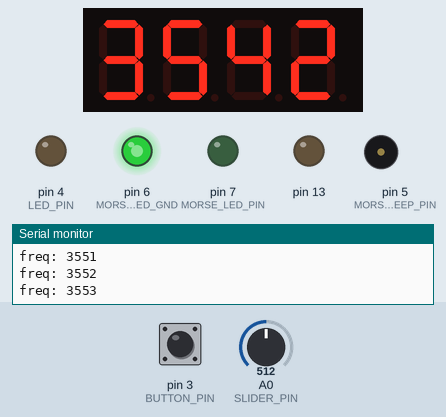
Recording of a program running on a simulated Arduino Nano, built with avr-gcc and run on an emulated ATmega328P. Shown: 4-digit seven-segment display, output pins drawn as LEDs (lit = HIGH), buzzer (waves = sounding, pin HIGH), the last lines printed to the serial monitor. Dashed ring = blinking. The inputs (shaded band) are chosen by the test bench; at power-on: pin 3 (BUTTON_PIN) HIGH, A0 (SLIDER_PIN) = 512. Random numbers use the default seed unless the program sets one.

Above: at 1.2 s.
1.3 s: pin 3 (BUTTON_PIN) pulled LOW for 0.15 s
At 3.02 s:
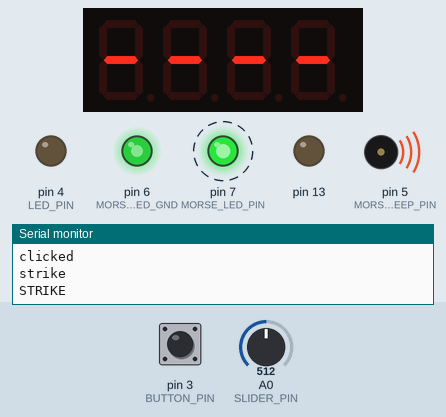
4.4 s: A0 (SLIDER_PIN) set to 537
At 7.03 s:
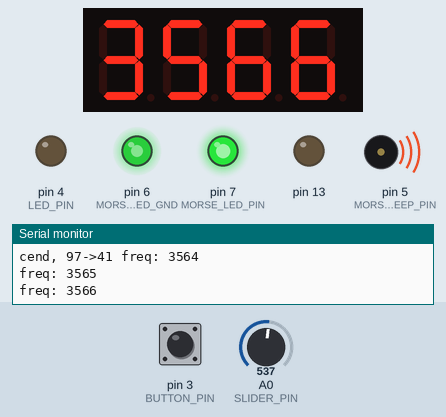
7.4 s: A0 (SLIDER_PIN) set to 716
At 8.6 s:
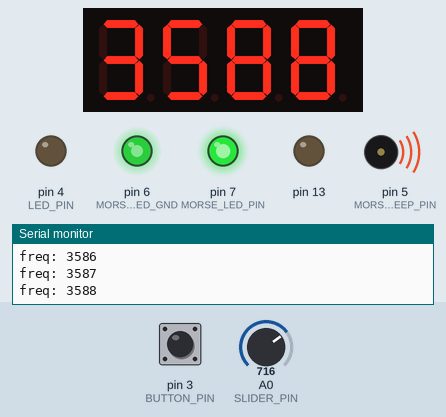
9.0 s: A0 (SLIDER_PIN) set to 900
At 11.3 s:
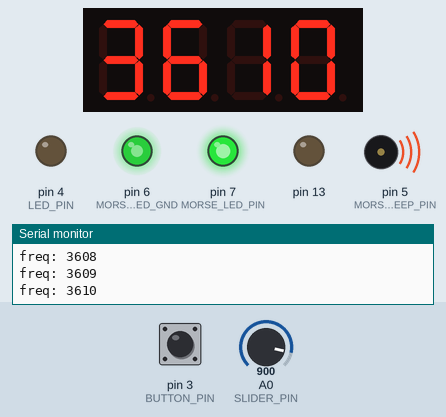
Timing chart, 0 to 11.6 s (numbered marks = the images above; inputs shaded):
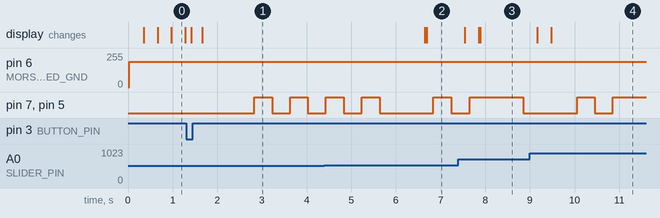

The program:

main.cpp
```cpp
#include <Arduino.h>
#include <TM1637Display.h>
#include <avdweb_Switch.h>

#define debug
#include <debug.h>
#include "game.h"
#include <words.h>
#include <morse.h>

// ---- forward declarations
void initGame();
byte getSlider();
void poll();

// RGB LED
const uint8_t LED_PIN = 4;
// Game framework
Game game(ModuleTag::MORSE, LED_PIN);

const uint8_t MORSE_BEEP_PIN = 5;
const uint8_t SLIDER_PIN = 0; // this is a0
const uint8_t BUTTON_PIN = 3;

const uint8_t MORSE_LED_PIN = 7;
const uint8_t MORSE_LED_GND = 6;

const uint8_t CLK = 8;
const uint8_t DIO = 9;
// 7-Segment LED Display
const uint8_t TTD[] = {SEG_F | SEG_G | SEG_E | SEG_D};
const uint8_t MND[] = {SEG_G};

Switch btn = Switch(BUTTON_PIN); // Button north
TM1637Display display = TM1637Display(CLK, DIO);
Morse morse = Morse(MORSE_LED_PIN, MORSE_BEEP_PIN, 250);

byte sbr = 1;

void setup()
{
  //  initDebug();
  Serial.begin(115200);

  pinMode(MORSE_LED_PIN, OUTPUT);
  pinMode(MORSE_LED_GND, OUTPUT);
  pinMode(MORSE_BEEP_PIN, OUTPUT);

  game.init();

  initGame();

  display.clear();
  display.setBrightness(7);
}

WordFrequency wordFreq;

void initGame()
{
  randomSeed(analogRead(0));
  byte idx = random(WORD_COUNT);
  wordFreq = wordset[idx];
  dbgOut(F("word: "));
  dbgOut(wordFreq.word);
  dbgOut(F(", freq:"));
  dbgOutLn2(wordFreq.frq, DEC);
  switch (game.getGameDifficulty())
  {
  case Difficulty::SIMPLE:
  case Difficulty::NUM_DIFF:
    morse.setDitLength(400);
    break;
  case Difficulty::MEDIUM:
    morse.setDitLength(250);
    break;
  case Difficulty::HARD:
    morse.setDitLength(150);
    break;
  }
  dbgOut(F("set dit length: "));
  dbgOutLn(morse.getDitLength());
  game.arm();
  sbr = 0;
}

long freq, sfreq;
char buf[10];
unsigned long striketime = 0;

void loop()
{
  poll();

  if (game.isState(ModuleState::ARMED) && morse.finished())
  {
    dbgOutLn("new message");
    wordFreq.word.toCharArray(buf, 10);
    morse.sendMessage(buf);
  }

  if (striketime > millis())
  {
    return;
  }

  //  freq = map(getSlider(), 0, 128, frqBase, frqBase + 128);
  freq = getSlider() + frqBase;
  if (freq != sfreq)
  {
    dbgOut("freq: ");
    dbgOutLn2(freq, DEC);
    sfreq = freq;
    display.showNumberDec(freq);
  }
  if (btn.singleClick())
  {
    Serial.println("clicked");
    if (freq == wordFreq.frq)
    {
      dbgOutLn("solved");
      game.setSolved();
    }
    else
    {
      dbgOutLn("strike");
      game.setStrike();
      striketime = millis() + 5000;
      display.setSegments(MND, 1, 0);
      display.setSegments(MND, 1, 1);
      display.setSegments(MND, 1, 2);
      display.setSegments(MND, 1, 3);
    }
  }
}

const byte MAX = 100;
byte values[MAX];
byte getSlider()
{
  byte min = 255;
  byte max = 0;
  word sum = 0;
  for (byte i = 1; i < MAX; i++)
  {
    values[i - 1] = values[i];
    sum += values[i - 1];
    if (values[i - 1] < min)
    {
      min = values[i - 1];
    }
    if (values[i - 1] > max)
    {
      max = values[i - 1];
    }
  }
  values[MAX - 1] = byte(analogRead(SLIDER_PIN) >> 3);
  sum += values[MAX - 1];
  sum -= min;
  sum -= max;
  return sum / (MAX - 1);
}

void poll()
{
  game.poll();

  if (sbr != game.getBrightness())
  {
    sbr = game.getBrightness();
    analogWrite(MORSE_LED_GND, 255 - (sbr * 16));
    display.setBrightness(sbr >> 1);
  }

  if (game.isNewGameSettings())
  {
    initGame();
  }
  btn.poll();
  morse.poll();
}
```

morse.cpp
```cpp
#include <morse.h>
#include "Arduino.h"
#define debug
#include <debug.h>
#define SUMMER

Morse::Morse(byte ls, byte led, long dit)
{
    _ls = ls;
    _led = led;
    _dit = dit;
    _bls = ls > 0;
    _bled = led > 0;
    _mend = true;
    if (_bls)
    {
        pinMode(_ls, OUTPUT);
#ifdef SUMMER
        digitalWrite(_ls, 0);
#else
        noTone(_ls);
#endif
        //    dbgOut("LS on ");
        //    dbgOut(_ls);
    }
    if (_bled)
    {
        pinMode(_led, OUTPUT);
        digitalWrite(_led, 0);
        //    dbgOut("LEB on ");
        //    dbgOut(_led);
    }
    calculateLengths();
}

void Morse::setDitLength(word dl)
{
    _dit = dl;
    calculateLengths();
}

word Morse::getDitLength()
{
    return _dit;
}

void Morse::calculateLengths()
{
    _dah = 3 * _dit;
    _symPause = _dit;
    _charPause = 3 * _dit;
    _wordPause = 7 * _dit;
}

void Morse::sendMessage(const char *msg)
{
    dbgOut(F("morsing: "));
    dbgOutLn(msg);
    reset();
    _msg = msg;
    _pos = 0;
    _cend = true;
    _mend = false;
    _mit = false;
    _pse = true;
    _t = millis() + _wordPause;
}

void Morse::reset()
{
    if (_bls)
#ifdef SUMMER
        digitalWrite(_ls, 0);
#else
        noTone(_ls);
#endif
    if (_bled)
        digitalWrite(_led, 0);
    _pos = 0;
    _cend = true;
    _mend = false;
    _mit = false;
    _pse = false;
}

bool Morse::finished()
{
    return _mend;
}

void Morse::poll()
{
    if (_mend)
    {
        //    dbgOutLn("msg end");
        return;
    }
    if (_cend)
    {
        dbgOut("cend, ");
        // get next char
        if (_msg[_pos] == 0)
        {
            // end of message
            _mend = true;
            return;
        }
        // convert it to morse entry
        _ch = _msg[_pos];
        dbgOut(_ch);
        if ((_ch >= 'a') && (_ch <= 'z'))
        {
            _ch = alphabet[_ch - 'a'];
        }
        else if ((_ch >= 'A') && (_ch <= 'Z'))
        {
            _ch = alphabet[_ch - 'A'];
        }
        else if ((_ch >= '0') && (_ch <= '9'))
        {
            _ch = alphabet[_ch - '0' + 26];
        }
        dbgOut("->");
        dbgOut2(_ch, HEX);
        dbgOut(" ");

        _cend = false;
        _mit = false;
        _pse = false;
        _pos++;
    }

    long act = millis();
    if ((!_mit) && (!_pse))
    {
        // wenn gerade kein mit gesendet wird und keine pause ist
        // begin des mit.
        // Startzeit merken. mit einschalten. StopZeit merken
        _mcnt = (_ch & 0xF0) >> 5;
        _mdta = _ch & 0x1F;
        _pse = true;
        //    dbgOut(": ");
    }

    if (_t < act)
    {
        // schauen, ob die Zeit abgelaufen ist.
        if (_mcnt == 0)
        {
            // nächstes zeichen
            if (_bls)
#ifdef SUMMER
                digitalWrite(_ls, 0);
#else
                noTone(_ls);
#endif
            if (_bled)
                digitalWrite(_led, 0);
            _t = act + _charPause;
            _cend = true;
            _mit = false;
            _pse = false;
        }
        if (_mit)
        {
            // wenn gerade mit gesendet wird
            if (_bls)
#ifdef SUMMER
                digitalWrite(_ls, 0);
#else
                noTone(_ls);
#endif
            if (_bled)
                digitalWrite(_led, 0);
            _mit = false;
            _pse = true;
            _t = act + _dit;
        }
        else if (_pse)
        {
            // wenn gerade pause ist und die Pausenzeit abgelaufen ist.
            if (_bls)
#ifdef SUMMER
                digitalWrite(_ls, 1);
#else
                tone(_ls, mFreq);
#endif
            if (_bled)
                digitalWrite(_led, 1);
            _mit = true;
            _pse = false;
            // Wenn Pause abgelaufen, nächsten mit bestimmen
            if (_mdta & (1 << (_mcnt - 1)))
            {
                _t = act + _dah;
                //        dbgOut("-");
            }
            else
            {
                _t = act + _dit;
                //        dbgOut(".");
            }
            _mcnt--;
        }
    }
}
```

morse.h
```cpp
#ifndef MORSE_H
#define MORSE_H

#include <Arduino.h>

#define DIGIT_START 26
#define UMLAUT_START 36
#define NO_PIN 255

const word mFreq = 400;

const byte alphabet[] = {
    0x41, // A
    0x88, // B
    0x8A, // C
    0x64, // D
    0x20, // E
    0x82, // F
    0x66, // G
    0x80, // H
    0x40, // I
    0x87, // J
    0x65, // K
    0x84, // L
    0x43, // M
    0x42, // N
    0x67, // O
    0x86, // P
    0x8D, // Q
    0x62, // R
    0x60, // S
    0x21, // T
    0x61, // U
    0x81, // V
    0x63, // W
    0x89, // X
    0x8B, // Y
    0x8C, // Z
    0xBF, // 0
    0xAF, // 1
    0xA7, // 2
    0xA3, // 3
    0xA1, // 4
    0xA0, // 5
    0xB0, // 6
    0xB8, // 7
    0xBC, // 8
    0xBE, // 9
};

class Morse
{
public:
    Morse(byte ledPin, byte tonePin, long dit = 150);
    void setDitLength(word millis);
    word getDitLength();

    void sendMessage(const char *msg);
    void poll();
    void reset();
    bool finished();

private:
    void calculateLengths();

    bool _bls;
    uint8_t _ls; // pin to create a tone
    bool _bled;
    uint8_t _led;     // pin to show code with led
    word _dit;        // ms length of dit
    const char *_msg; // message to send
    uint8_t _pos;     // pos in message
    bool _cend;       // end of char
    bool _mend;       // end of morse message
    uint8_t _ch;      // the actual char to send
    bool _mit;        // we are in mit (morse bit) time
    bool _pse;        // we are in pause time
    long _t;          // time of the next mit, or pause to begin
    uint8_t _mcnt;    // anzahl der mit in dem zeichen
    uint8_t _mdta;    // bit array mit den daten der mit's
    uint8_t _mpos;    // position des aktuellen mit

    word _dah;
    word _symPause;
    word _charPause;
    word _wordPause;
};

#endif
```

words.h
```cpp
#ifndef WORDS_H
#define WORDS_H

#include <Arduino.h>

word frqBase = 3500; // MHz

struct WordFrequency
{
  String word;
  uint16_t frq;
};

const WordFrequency w0 = WordFrequency{"halle", 3505};
const WordFrequency w1 = WordFrequency{"hallo", 3515};
const WordFrequency w2 = WordFrequency{"lokal", 3522};
const WordFrequency w3 = WordFrequency{"steak", 3532};
const WordFrequency w4 = WordFrequency{"strom", 3535};
const WordFrequency w5 = WordFrequency{"speck", 3542};
const WordFrequency w6 = WordFrequency{"bistro", 3545};
const WordFrequency w7 = WordFrequency{"robust", 3552};
const WordFrequency w8 = WordFrequency{"sehne", 3555};
const WordFrequency w9 = WordFrequency{"knopf", 3565};
const WordFrequency wa = WordFrequency{"sektor", 3572};
const WordFrequency wb = WordFrequency{"vektor", 3575};
const WordFrequency wc = WordFrequency{"bravo", 3582};
const WordFrequency wd = WordFrequency{"kobra", 3592};
const WordFrequency we = WordFrequency{"bombe", 3595};
const WordFrequency wf = WordFrequency{"norden", 3600};

const byte WORD_COUNT = 16;

const WordFrequency wordset[WORD_COUNT] = {
    w0, w1, w2, w3,
    w4, w5, w6, w7,
    w8, w9, wa, wb,
    wc, wd, we, wf};

#endif
```

Measured:
- the behaviour switches between 519 and 520 on A0 (SLIDER_PIN) (found by bisection; images 1 and 2)
- after the input at 4.4 s, the display: first changes after 2.2 s (image 2 shows a later state)
- after the input at 7.4 s, the display: first changes after 0.14 s (image 3 shows a later state)
- after the input at 9.0 s, the display: first changes after 0.16 s (image 4 shows a later state)
- by itself, pin 7 (MORSE_LED_PIN), pin 5 (MORSE_BEEP_PIN): alternates HIGH for 0.40 s and LOW for 0.40 s
